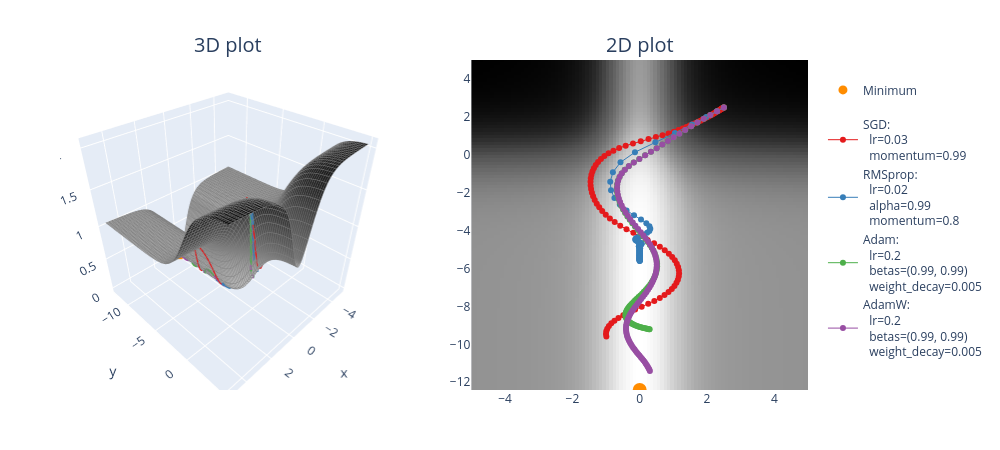

The notebook cell saved with this chart:
### Markdown cell above
### Exercise - experiment with different optimizers & params

> ```yaml
> Difficulty: 🔴🔴⚪⚪⚪
> Importance: 🔵🔵🔵⚪⚪
> 
> You should spend up to 20-30 minutes on this exercise.
> ```

We've given you a function below which works just like `opt_fn_with_sgd` from earlier, but takes in a general optimizer and hyperparameters (as a dictionary of keyword arguments like `lr` and `momentum`).

You should use this function to play around with different optimizers and hyperparameters, comparing their performance. The code below gives one example of such a comparison, run it now and see what you get:

### Code cell
def opt_fn(
    fn: Callable,
    xy: Tensor,
    optimizer_class,
    optimizer_hyperparams: dict,
    n_iters: int = 100,
) -> Tensor:
    """Optimize a given function starting from the specified point.

    optimizer_class: one of the optimizers you've defined, either SGD, RMSprop, Adam or AdamW
    optimizer_hyperparams: keyword arguments passed to your optimiser (e.g. lr and weight_decay)
    """
    assert xy.requires_grad

    optimizer = optimizer_class([xy], **optimizer_hyperparams)

    xy_list = [
        xy.detach().clone()
    ]  # so that we don't unintentionally modify past values in `xy_list`

    for i in range(n_iters):
        fn(xy[0], xy[1]).backward()
        optimizer.step()
        optimizer.zero_grad()
        xy_list.append(xy.detach().clone())

    return t.stack(xy_list)


points = []

optimizer_list = [
    (SGD, {"lr": 0.03, "momentum": 0.99}),
    (RMSprop, {"lr": 0.02, "alpha": 0.99, "momentum": 0.8}),
    (Adam, {"lr": 0.2, "betas": (0.99, 0.99), "weight_decay": 0.005}),
    (AdamW, {"lr": 0.2, "betas": (0.99, 0.99), "weight_decay": 0.005}),
]

for optimizer_class, params in optimizer_list:
    xy = t.tensor([2.5, 2.5], requires_grad=True)
    xys = opt_fn(
        pathological_curve_loss,
        xy=xy,
        optimizer_class=optimizer_class,
        optimizer_hyperparams=params,
    )
    points.append((xys, optimizer_class, params))

plot_fn_with_points(pathological_curve_loss, min_points=[(0, "y_min")], points=points)
